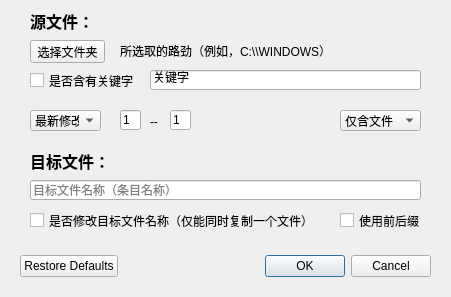
<?xml version="1.0" encoding="UTF-8"?>
<ui version="4.0">
 <class>Dialog</class>
 <widget class="QDialog" name="Dialog">
  <property name="geometry">
   <rect>
    <x>0</x>
    <y>0</y>
    <width>451</width>
    <height>297</height>
   </rect>
  </property>
  <property name="windowTitle">
   <string>Dialog</string>
  </property>
  <widget class="QDialogButtonBox" name="buttonBox">
   <property name="geometry">
    <rect>
     <x>20</x>
     <y>250</y>
     <width>411</width>
     <height>32</height>
    </rect>
   </property>
   <property name="orientation">
    <enum>Qt::Horizontal</enum>
   </property>
   <property name="standardButtons">
    <set>QDialogButtonBox::Cancel|QDialogButtonBox::Ok|QDialogButtonBox::RestoreDefaults</set>
   </property>
  </widget>
  <widget class="QPushButton" name="pushButton">
   <property name="geometry">
    <rect>
     <x>30</x>
     <y>40</y>
     <width>75</width>
     <height>23</height>
    </rect>
   </property>
   <property name="text">
    <string>选择文件夹</string>
   </property>
  </widget>
  <widget class="QLabel" name="label">
   <property name="geometry">
    <rect>
     <x>120</x>
     <y>40</y>
     <width>301</width>
     <height>21</height>
    </rect>
   </property>
   <property name="text">
    <string>所选取的路劲（例如，C:\\WINDOWS）</string>
   </property>
   <property name="textFormat">
    <enum>Qt::PlainText</enum>
   </property>
  </widget>
  <widget class="QCheckBox" name="checkBox">
   <property name="geometry">
    <rect>
     <x>30</x>
     <y>70</y>
     <width>151</width>
     <height>21</height>
    </rect>
   </property>
   <property name="text">
    <string>是否含有关键字</string>
   </property>
  </widget>
  <widget class="QLineEdit" name="lineEdit">
   <property name="geometry">
    <rect>
     <x>150</x>
     <y>70</y>
     <width>271</width>
     <height>20</height>
    </rect>
   </property>
   <property name="text">
    <string>关键字</string>
   </property>
  </widget>
  <widget class="QComboBox" name="comboBox">
   <property name="geometry">
    <rect>
     <x>340</x>
     <y>110</y>
     <width>81</width>
     <height>21</height>
    </rect>
   </property>
   <item>
    <property name="text">
     <string>仅含文件</string>
    </property>
   </item>
   <item>
    <property name="text">
     <string>仅文件夹</string>
    </property>
   </item>
   <item>
    <property name="text">
     <string>包含两者</string>
    </property>
   </item>
  </widget>
  <widget class="QComboBox" name="comboBox_2">
   <property name="geometry">
    <rect>
     <x>30</x>
     <y>110</y>
     <width>71</width>
     <height>21</height>
    </rect>
   </property>
   <item>
    <property name="text">
     <string>最新修改</string>
    </property>
   </item>
   <item>
    <property name="text">
     <string>最早修改</string>
    </property>
   </item>
  </widget>
  <widget class="QLineEdit" name="lineEdit_2">
   <property name="geometry">
    <rect>
     <x>120</x>
     <y>110</y>
     <width>21</width>
     <height>20</height>
    </rect>
   </property>
   <property name="text">
    <string>1</string>
   </property>
  </widget>
  <widget class="QLabel" name="label_2">
   <property name="geometry">
    <rect>
     <x>150</x>
     <y>112</y>
     <width>16</width>
     <height>20</height>
    </rect>
   </property>
   <property name="text">
    <string>--</string>
   </property>
  </widget>
  <widget class="QLineEdit" name="lineEdit_3">
   <property name="geometry">
    <rect>
     <x>170</x>
     <y>110</y>
     <width>21</width>
     <height>20</height>
    </rect>
   </property>
   <property name="text">
    <string>1</string>
   </property>
  </widget>
  <widget class="QCheckBox" name="checkBox_2">
   <property name="geometry">
    <rect>
     <x>30</x>
     <y>210</y>
     <width>351</width>
     <height>21</height>
    </rect>
   </property>
   <property name="text">
    <string>是否修改目标文件名称（仅能同时复制一个文件）</string>
   </property>
  </widget>
  <widget class="QLineEdit" name="lineEdit_4">
   <property name="geometry">
    <rect>
     <x>30</x>
     <y>180</y>
     <width>391</width>
     <height>20</height>
    </rect>
   </property>
   <property name="text">
    <string/>
   </property>
   <property name="placeholderText">
    <string>目标文件名称（条目名称）</string>
   </property>
  </widget>
  <widget class="QLabel" name="label_3">
   <property name="geometry">
    <rect>
     <x>30</x>
     <y>10</y>
     <width>61</width>
     <height>21</height>
    </rect>
   </property>
   <property name="font">
    <font>
     <pointsize>12</pointsize>
     <weight>75</weight>
     <bold>true</bold>
    </font>
   </property>
   <property name="text">
    <string>源文件：</string>
   </property>
  </widget>
  <widget class="QLabel" name="label_4">
   <property name="geometry">
    <rect>
     <x>30</x>
     <y>150</y>
     <width>81</width>
     <height>21</height>
    </rect>
   </property>
   <property name="font">
    <font>
     <pointsize>12</pointsize>
     <weight>75</weight>
     <bold>true</bold>
    </font>
   </property>
   <property name="text">
    <string>目标文件：</string>
   </property>
  </widget>
  <widget class="QCheckBox" name="checkBox_3">
   <property name="geometry">
    <rect>
     <x>340</x>
     <y>210</y>
     <width>91</width>
     <height>21</height>
    </rect>
   </property>
   <property name="text">
    <string>使用前后缀</string>
   </property>
  </widget>
 </widget>
 <resources/>
 <connections>
  <connection>
   <sender>buttonBox</sender>
   <signal>accepted()</signal>
   <receiver>Dialog</receiver>
   <slot>accept()</slot>
   <hints>
    <hint type="sourcelabel">
     <x>248</x>
     <y>254</y>
    </hint>
    <hint type="destinationlabel">
     <x>157</x>
     <y>274</y>
    </hint>
   </hints>
  </connection>
  <connection>
   <sender>buttonBox</sender>
   <signal>rejected()</signal>
   <receiver>Dialog</receiver>
   <slot>reject()</slot>
   <hints>
    <hint type="sourcelabel">
     <x>316</x>
     <y>260</y>
    </hint>
    <hint type="destinationlabel">
     <x>286</x>
     <y>274</y>
    </hint>
   </hints>
  </connection>
 </connections>
</ui>
